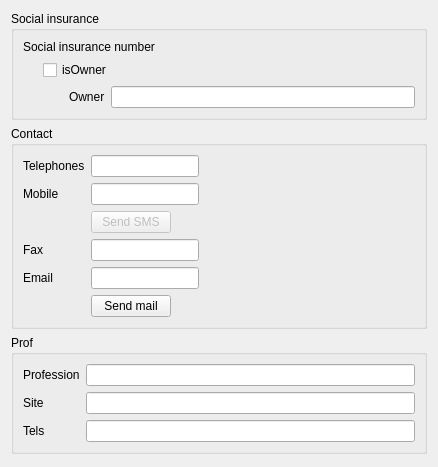
<?xml version="1.0" encoding="UTF-8"?>
<ui version="4.0">
 <class>BaseWidgets::Internal::BaseFormWidget</class>
 <widget class="QWidget" name="BaseWidgets::Internal::BaseFormWidget">
  <property name="geometry">
   <rect>
    <x>0</x>
    <y>0</y>
    <width>438</width>
    <height>467</height>
   </rect>
  </property>
  <property name="windowTitle">
   <string/>
  </property>
  <layout class="QGridLayout" name="gridLayout_3">
   <item row="2" column="0">
    <widget class="QGroupBox" name="contactGroup">
     <property name="title">
      <string>Contact</string>
     </property>
     <layout class="QFormLayout" name="formLayout">
      <property name="fieldGrowthPolicy">
       <enum>QFormLayout::FieldsStayAtSizeHint</enum>
      </property>
      <item row="0" column="0">
       <widget class="QLabel" name="telsLabel">
        <property name="text">
         <string>Telephones</string>
        </property>
       </widget>
      </item>
      <item row="0" column="1">
       <widget class="QLineEdit" name="telsEdit"/>
      </item>
      <item row="1" column="0">
       <widget class="QLabel" name="mobileLable">
        <property name="text">
         <string>Mobile</string>
        </property>
       </widget>
      </item>
      <item row="1" column="1">
       <widget class="QLineEdit" name="mobileEdit"/>
      </item>
      <item row="2" column="1">
       <widget class="QPushButton" name="sendSmsButton">
        <property name="enabled">
         <bool>false</bool>
        </property>
        <property name="text">
         <string>Send SMS</string>
        </property>
       </widget>
      </item>
      <item row="3" column="0">
       <widget class="QLabel" name="faxLabel">
        <property name="text">
         <string>Fax</string>
        </property>
       </widget>
      </item>
      <item row="3" column="1">
       <widget class="QLineEdit" name="faxEdit"/>
      </item>
      <item row="4" column="0">
       <widget class="QLabel" name="emailLabel">
        <property name="text">
         <string>Email</string>
        </property>
       </widget>
      </item>
      <item row="4" column="1">
       <widget class="QLineEdit" name="emailEdit"/>
      </item>
      <item row="5" column="1">
       <widget class="QPushButton" name="sendMailButton">
        <property name="text">
         <string>Send mail</string>
        </property>
       </widget>
      </item>
     </layout>
    </widget>
   </item>
   <item row="0" column="0">
    <layout class="QVBoxLayout" name="identityLayout">
     <property name="spacing">
      <number>0</number>
     </property>
    </layout>
   </item>
   <item row="1" column="0">
    <widget class="QGroupBox" name="frenchGroup">
     <property name="title">
      <string>Social insurance</string>
     </property>
     <layout class="QGridLayout" name="gridLayout_4">
      <item row="0" column="0">
       <widget class="QLabel" name="socialNumberLabel">
        <property name="text">
         <string>Social insurance number</string>
        </property>
       </widget>
      </item>
      <item row="0" column="1">
       <layout class="QHBoxLayout" name="socialNumberLayout"/>
      </item>
      <item row="1" column="0" colspan="2">
       <layout class="QGridLayout" name="gridLayout_2">
        <item row="0" column="0">
         <spacer name="horizontalSpacer">
          <property name="orientation">
           <enum>Qt::Horizontal</enum>
          </property>
          <property name="sizeType">
           <enum>QSizePolicy::Fixed</enum>
          </property>
          <property name="sizeHint" stdset="0">
           <size>
            <width>20</width>
            <height>20</height>
           </size>
          </property>
         </spacer>
        </item>
        <item row="1" column="0">
         <spacer name="horizontalSpacer_2">
          <property name="orientation">
           <enum>Qt::Horizontal</enum>
          </property>
          <property name="sizeType">
           <enum>QSizePolicy::Fixed</enum>
          </property>
          <property name="sizeHint" stdset="0">
           <size>
            <width>20</width>
            <height>20</height>
           </size>
          </property>
         </spacer>
        </item>
        <item row="1" column="1">
         <spacer name="horizontalSpacer_3">
          <property name="orientation">
           <enum>Qt::Horizontal</enum>
          </property>
          <property name="sizeType">
           <enum>QSizePolicy::Fixed</enum>
          </property>
          <property name="sizeHint" stdset="0">
           <size>
            <width>20</width>
            <height>20</height>
           </size>
          </property>
         </spacer>
        </item>
        <item row="1" column="2">
         <widget class="QLabel" name="ownerLabel">
          <property name="text">
           <string>Owner</string>
          </property>
          <property name="buddy">
           <cstring>ownerEdit</cstring>
          </property>
         </widget>
        </item>
        <item row="1" column="3">
         <widget class="QLineEdit" name="ownerEdit"/>
        </item>
        <item row="0" column="1" colspan="3">
         <widget class="QCheckBox" name="isSINOwnerCheck">
          <property name="text">
           <string>isOwner</string>
          </property>
         </widget>
        </item>
       </layout>
      </item>
     </layout>
    </widget>
   </item>
   <item row="4" column="0">
    <spacer name="verticalSpacer">
     <property name="orientation">
      <enum>Qt::Vertical</enum>
     </property>
     <property name="sizeHint" stdset="0">
      <size>
       <width>20</width>
       <height>40</height>
      </size>
     </property>
    </spacer>
   </item>
   <item row="3" column="0">
    <widget class="QGroupBox" name="groupBox">
     <property name="title">
      <string>Prof</string>
     </property>
     <layout class="QFormLayout" name="formLayout_2">
      <item row="0" column="0">
       <widget class="QLabel" name="profLabel">
        <property name="text">
         <string>Profession</string>
        </property>
       </widget>
      </item>
      <item row="0" column="1">
       <widget class="QLineEdit" name="profEdit"/>
      </item>
      <item row="1" column="0">
       <widget class="QLabel" name="profSiteLabel">
        <property name="text">
         <string>Site</string>
        </property>
       </widget>
      </item>
      <item row="1" column="1">
       <widget class="QLineEdit" name="profSiteEdit"/>
      </item>
      <item row="2" column="0">
       <widget class="QLabel" name="profTelsLabel">
        <property name="text">
         <string>Tels</string>
        </property>
       </widget>
      </item>
      <item row="2" column="1">
       <widget class="QLineEdit" name="profTelsEdit"/>
      </item>
     </layout>
    </widget>
   </item>
  </layout>
 </widget>
 <tabstops>
  <tabstop>isSINOwnerCheck</tabstop>
  <tabstop>ownerEdit</tabstop>
  <tabstop>telsEdit</tabstop>
  <tabstop>mobileEdit</tabstop>
  <tabstop>faxEdit</tabstop>
  <tabstop>emailEdit</tabstop>
 </tabstops>
 <resources/>
 <connections>
  <connection>
   <sender>isSINOwnerCheck</sender>
   <signal>toggled(bool)</signal>
   <receiver>ownerEdit</receiver>
   <slot>setDisabled(bool)</slot>
   <hints>
    <hint type="sourcelabel">
     <x>99</x>
     <y>176</y>
    </hint>
    <hint type="destinationlabel">
     <x>345</x>
     <y>206</y>
    </hint>
   </hints>
  </connection>
  <connection>
   <sender>isSINOwnerCheck</sender>
   <signal>toggled(bool)</signal>
   <receiver>ownerLabel</receiver>
   <slot>setDisabled(bool)</slot>
   <hints>
    <hint type="sourcelabel">
     <x>62</x>
     <y>163</y>
    </hint>
    <hint type="destinationlabel">
     <x>50</x>
     <y>197</y>
    </hint>
   </hints>
  </connection>
 </connections>
</ui>
